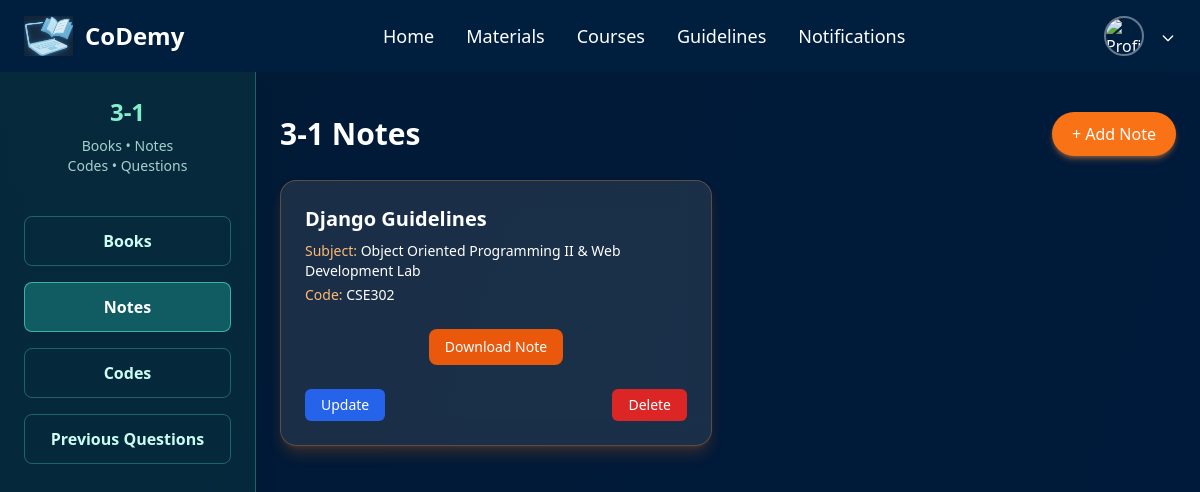
Screenshot of /materials/semester/5/notes/ with the database file from the repository.
### Materials/models.py (models this page shows, shortened)
class Semester(models.Model):
    name = models.CharField(max_length=20)

class Note(models.Model):
    semester = models.ForeignKey(Semester, on_delete=models.CASCADE)
    title = models.CharField(max_length=200)
    subject = models.CharField(max_length=200)
    subject_code = models.CharField(max_length=50)
    file = models.FileField(upload_to='materials/notes/')

### Materials/views.py (the view)
# urls.py: path('semester/<int:semester_id>/notes/', views.note_list, name='note_list'),
def note_list(request, semester_id):
    semester = get_object_or_404(Semester, id=semester_id)
    notes = Note.objects.filter(semester=semester)
    return render(request, 'materials/notes.html', {
        'semester': semester,
        'notes': notes,
        'materials_active': 'notes'
    })

### templates/Materials/notes.html (shortened to what this page needs)
{% extends 'materials/sembase.html' %}
{% load static %}
{% block main_content %}
<div class="pb-16">
  <div class="flex justify-between items-center px-6 pt-10 pb-6">
    <h2 class="text-3xl font-bold text-white">
      {{ semester.name }} Notes
    </h2>
    <a href="{% url 'materials:note_create' semester.id %}" class="px-5 py-2.5 rounded-full bg-orange-500 hover:bg-orange-400 text-white font-medium shadow-md shadow-orange-400/40 transition-all duration-300">
      + Add Note
    </a>
  </div>
  <div class="grid grid-cols-1 md:grid-cols-2 xl:grid-cols-3 gap-8 px-6">
    {% for note in notes %}
    <div class="bg-orange-100/10 border border-orange-400/30 backdrop-blur-md rounded-2xl p-6 shadow-lg shadow-orange-500/20 transition hover:shadow-orange-500/40 relative">
      <h3 class="text-xl font-semibold text-white mb-2">{{ note.title }}</h3>
      <p class="text-orange-300 text-sm mb-1">Subject: <span class="text-white">{{ note.subject }}</span></p>
      <p class="text-orange-300 text-sm mb-4">Code: <span class="text-white">{{ note.subject_code }}</span></p>
      <div class="flex justify-center">
        <a href="{{ note.file.url }}" download class="inline-block mt-2 px-4 py-2 bg-orange-600 hover:bg-orange-500 text-white rounded-lg text-sm font-medium transition">
          Download Note
        </a>
      </div>
      <div class="mt-6 flex justify-between">
        <a href="{% url 'materials:note_update' semester.id note.id %}" class="text-sm px-4 py-1.5 bg-blue-600 hover:bg-blue-500 text-white rounded-md transition">Update</a>
        <button onclick="openDeleteModal({{ note.id }})" class="text-sm px-4 py-1.5 bg-red-600 hover:bg-red-500 text-white rounded-md transition">Delete</button>
      </div>
    </div>
    {% empty %}
    <p class="col-span-full text-center text-orange-300 py-12">No notes available for this semester.</p>
    {% endfor %}
  </div>
</div>
{% endblock %}

### rows the page displays
Semester: name "3-1"
Note: title "Django Guidelines", subject "Object Oriented Programming II & Web Development Lab", subject_code "CSE302"
